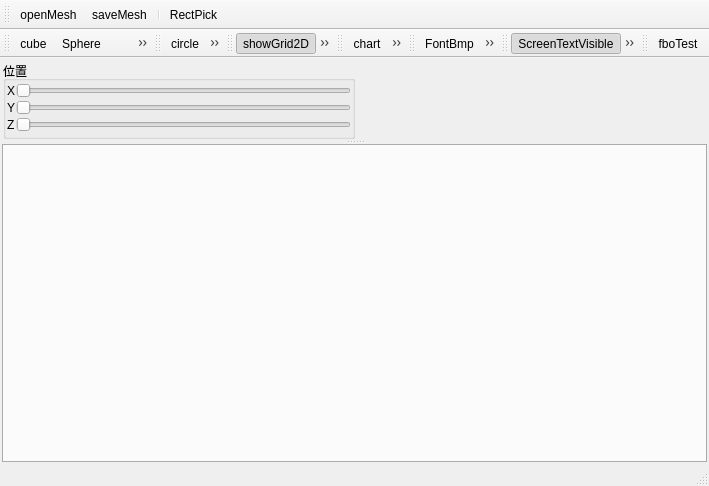
<?xml version="1.0" encoding="UTF-8"?>
<ui version="4.0">
 <class>MainWindow</class>
 <widget class="QMainWindow" name="MainWindow">
  <property name="geometry">
   <rect>
    <x>0</x>
    <y>0</y>
    <width>709</width>
    <height>486</height>
   </rect>
  </property>
  <property name="windowTitle">
   <string>EasyPlot</string>
  </property>
  <property name="windowIcon">
   <iconset resource="../qrc/easyPlotqrc.qrc">
    <normaloff>:/icon/opengl.svg</normaloff>:/icon/opengl.svg</iconset>
  </property>
  <widget class="QWidget" name="centralwidget">
   <layout class="QVBoxLayout" name="verticalLayout_3">
    <property name="spacing">
     <number>2</number>
    </property>
    <property name="leftMargin">
     <number>2</number>
    </property>
    <property name="topMargin">
     <number>2</number>
    </property>
    <property name="rightMargin">
     <number>2</number>
    </property>
    <property name="bottomMargin">
     <number>2</number>
    </property>
    <item>
     <widget class="QSplitter" name="splitter">
      <property name="orientation">
       <enum>Qt::Vertical</enum>
      </property>
      <widget class="QStackedWidget" name="stackedWidget">
       <property name="sizePolicy">
        <sizepolicy hsizetype="Preferred" vsizetype="Preferred">
         <horstretch>0</horstretch>
         <verstretch>0</verstretch>
        </sizepolicy>
       </property>
       <property name="minimumSize">
        <size>
         <width>0</width>
         <height>80</height>
        </size>
       </property>
       <property name="maximumSize">
        <size>
         <width>16777215</width>
         <height>60</height>
        </size>
       </property>
       <property name="currentIndex">
        <number>0</number>
       </property>
       <widget class="QWidget" name="page_3">
        <layout class="QHBoxLayout" name="horizontalLayout">
         <property name="spacing">
          <number>1</number>
         </property>
         <property name="leftMargin">
          <number>1</number>
         </property>
         <property name="topMargin">
          <number>1</number>
         </property>
         <property name="rightMargin">
          <number>1</number>
         </property>
         <property name="bottomMargin">
          <number>1</number>
         </property>
         <item>
          <widget class="QGroupBox" name="groupBox">
           <property name="title">
            <string>位置</string>
           </property>
           <layout class="QVBoxLayout" name="verticalLayout_4">
            <property name="spacing">
             <number>1</number>
            </property>
            <property name="leftMargin">
             <number>1</number>
            </property>
            <property name="topMargin">
             <number>1</number>
            </property>
            <property name="rightMargin">
             <number>1</number>
            </property>
            <property name="bottomMargin">
             <number>1</number>
            </property>
            <item>
             <layout class="QHBoxLayout" name="horizontalLayout_8">
              <item>
               <widget class="QLabel" name="label_3">
                <property name="text">
                 <string>X</string>
                </property>
               </widget>
              </item>
              <item>
               <widget class="QSlider" name="SliderX">
                <property name="orientation">
                 <enum>Qt::Horizontal</enum>
                </property>
               </widget>
              </item>
             </layout>
            </item>
            <item>
             <layout class="QHBoxLayout" name="horizontalLayout_7">
              <item>
               <widget class="QLabel" name="label_2">
                <property name="text">
                 <string>Y</string>
                </property>
               </widget>
              </item>
              <item>
               <widget class="QSlider" name="SliderY">
                <property name="orientation">
                 <enum>Qt::Horizontal</enum>
                </property>
               </widget>
              </item>
             </layout>
            </item>
            <item>
             <layout class="QHBoxLayout" name="horizontalLayout_6">
              <item>
               <widget class="QLabel" name="label">
                <property name="text">
                 <string>Z</string>
                </property>
               </widget>
              </item>
              <item>
               <widget class="QSlider" name="SliderZ">
                <property name="orientation">
                 <enum>Qt::Horizontal</enum>
                </property>
               </widget>
              </item>
             </layout>
            </item>
           </layout>
          </widget>
         </item>
         <item>
          <spacer name="horizontalSpacer">
           <property name="orientation">
            <enum>Qt::Horizontal</enum>
           </property>
           <property name="sizeHint" stdset="0">
            <size>
             <width>40</width>
             <height>20</height>
            </size>
           </property>
          </spacer>
         </item>
        </layout>
       </widget>
       <widget class="QWidget" name="page_4"/>
      </widget>
      <widget class="QTabWidget" name="tabWidget">
       <property name="layoutDirection">
        <enum>Qt::LeftToRight</enum>
       </property>
       <property name="tabPosition">
        <enum>QTabWidget::South</enum>
       </property>
       <property name="tabShape">
        <enum>QTabWidget::Rounded</enum>
       </property>
       <property name="currentIndex">
        <number>0</number>
       </property>
       <property name="elideMode">
        <enum>Qt::ElideLeft</enum>
       </property>
       <property name="tabBarAutoHide">
        <bool>true</bool>
       </property>
       <widget class="QWidget" name="tab_easyPlot">
        <attribute name="title">
         <string>easyPlot</string>
        </attribute>
        <layout class="QHBoxLayout" name="horizontalLayout_5">
         <property name="spacing">
          <number>1</number>
         </property>
         <property name="leftMargin">
          <number>1</number>
         </property>
         <property name="topMargin">
          <number>1</number>
         </property>
         <property name="rightMargin">
          <number>1</number>
         </property>
         <property name="bottomMargin">
          <number>1</number>
         </property>
        </layout>
       </widget>
      </widget>
     </widget>
    </item>
   </layout>
  </widget>
  <widget class="QMenuBar" name="menubar">
   <property name="geometry">
    <rect>
     <x>0</x>
     <y>0</y>
     <width>709</width>
     <height>23</height>
    </rect>
   </property>
  </widget>
  <widget class="QStatusBar" name="statusbar"/>
  <widget class="QToolBar" name="toolBar">
   <property name="windowTitle">
    <string>toolBar</string>
   </property>
   <attribute name="toolBarArea">
    <enum>TopToolBarArea</enum>
   </attribute>
   <attribute name="toolBarBreak">
    <bool>false</bool>
   </attribute>
   <addaction name="ActOpenMesh"/>
   <addaction name="ActsaveMesh"/>
   <addaction name="separator"/>
   <addaction name="ActRectPick"/>
  </widget>
  <widget class="QToolBar" name="toolBar_2">
   <property name="windowTitle">
    <string>toolBar_2</string>
   </property>
   <attribute name="toolBarArea">
    <enum>TopToolBarArea</enum>
   </attribute>
   <attribute name="toolBarBreak">
    <bool>true</bool>
   </attribute>
   <addaction name="ActCube"/>
   <addaction name="ActSphere"/>
   <addaction name="ActCone"/>
   <addaction name="Actcylinder"/>
  </widget>
  <widget class="QToolBar" name="toolBar_3">
   <property name="windowTitle">
    <string>toolBar_3</string>
   </property>
   <attribute name="toolBarArea">
    <enum>TopToolBarArea</enum>
   </attribute>
   <attribute name="toolBarBreak">
    <bool>false</bool>
   </attribute>
   <addaction name="ActCircle"/>
   <addaction name="ActLine"/>
   <addaction name="Acttraiangle"/>
   <addaction name="ActText"/>
  </widget>
  <widget class="QToolBar" name="toolBar_4">
   <property name="windowTitle">
    <string>toolBar_4</string>
   </property>
   <attribute name="toolBarArea">
    <enum>TopToolBarArea</enum>
   </attribute>
   <attribute name="toolBarBreak">
    <bool>false</bool>
   </attribute>
   <addaction name="ActshowGrid"/>
   <addaction name="ActshowGrid3d"/>
   <addaction name="ActShowAxis"/>
   <addaction name="Actaxis2d"/>
  </widget>
  <widget class="QToolBar" name="toolBar_5">
   <property name="windowTitle">
    <string>toolBar_5</string>
   </property>
   <attribute name="toolBarArea">
    <enum>TopToolBarArea</enum>
   </attribute>
   <attribute name="toolBarBreak">
    <bool>false</bool>
   </attribute>
   <addaction name="Actchart"/>
   <addaction name="Actcurve"/>
   <addaction name="ActBar"/>
  </widget>
  <widget class="QToolBar" name="toolBar_6">
   <property name="windowTitle">
    <string>toolBar_6</string>
   </property>
   <attribute name="toolBarArea">
    <enum>TopToolBarArea</enum>
   </attribute>
   <attribute name="toolBarBreak">
    <bool>false</bool>
   </attribute>
   <addaction name="ActFontBmp"/>
   <addaction name="ActFontSdf"/>
  </widget>
  <widget class="QToolBar" name="toolBar_7">
   <property name="windowTitle">
    <string>toolBar_7</string>
   </property>
   <attribute name="toolBarArea">
    <enum>TopToolBarArea</enum>
   </attribute>
   <attribute name="toolBarBreak">
    <bool>false</bool>
   </attribute>
   <addaction name="ActScreenTipVisible"/>
   <addaction name="ActScreenShot"/>
  </widget>
  <widget class="QToolBar" name="toolBar_8">
   <property name="windowTitle">
    <string>toolBar_8</string>
   </property>
   <attribute name="toolBarArea">
    <enum>TopToolBarArea</enum>
   </attribute>
   <attribute name="toolBarBreak">
    <bool>false</bool>
   </attribute>
   <addaction name="ActfboTest"/>
  </widget>
  <action name="ActCube">
   <property name="icon">
    <iconset resource="../qrc/easyPlotqrc.qrc">
     <normaloff>:/icon/cube.svg</normaloff>:/icon/cube.svg</iconset>
   </property>
   <property name="text">
    <string>cube</string>
   </property>
  </action>
  <action name="ActSphere">
   <property name="icon">
    <iconset resource="../qrc/easyPlotqrc.qrc">
     <normaloff>:/icon/sphere.svg</normaloff>:/icon/sphere.svg</iconset>
   </property>
   <property name="text">
    <string>Sphere</string>
   </property>
  </action>
  <action name="ActCone">
   <property name="icon">
    <iconset resource="../qrc/easyPlotqrc.qrc">
     <normaloff>:/icon/cone.svg</normaloff>:/icon/cone.svg</iconset>
   </property>
   <property name="text">
    <string>Cone</string>
   </property>
  </action>
  <action name="ActsaveMesh">
   <property name="icon">
    <iconset resource="../qrc/easyPlotqrc.qrc">
     <normaloff>:/icon/saveModel.svg</normaloff>:/icon/saveModel.svg</iconset>
   </property>
   <property name="text">
    <string>saveMesh</string>
   </property>
  </action>
  <action name="ActOpenMesh">
   <property name="icon">
    <iconset resource="../qrc/easyPlotqrc.qrc">
     <normaloff>:/icon/model.svg</normaloff>:/icon/model.svg</iconset>
   </property>
   <property name="text">
    <string>openMesh</string>
   </property>
  </action>
  <action name="ActCornerRect">
   <property name="checkable">
    <bool>true</bool>
   </property>
   <property name="checked">
    <bool>false</bool>
   </property>
   <property name="icon">
    <iconset resource="../qrc/easyPlotqrc.qrc">
     <normaloff>:/icon/cornerRect.svg</normaloff>:/icon/cornerRect.svg</iconset>
   </property>
   <property name="text">
    <string>rect</string>
   </property>
   <property name="toolTip">
    <string>diagonalRect</string>
   </property>
  </action>
  <action name="ActRectPick">
   <property name="checkable">
    <bool>true</bool>
   </property>
   <property name="icon">
    <iconset resource="../qrc/easyPlotqrc.qrc">
     <normaloff>:/icon/rectSelect.svg</normaloff>:/icon/rectSelect.svg</iconset>
   </property>
   <property name="text">
    <string>RectPick</string>
   </property>
  </action>
  <action name="ActCircle">
   <property name="checkable">
    <bool>true</bool>
   </property>
   <property name="icon">
    <iconset resource="../qrc/easyPlotqrc.qrc">
     <normaloff>:/icon/circle.svg</normaloff>:/icon/circle.svg</iconset>
   </property>
   <property name="text">
    <string>circle</string>
   </property>
  </action>
  <action name="ActLine">
   <property name="checkable">
    <bool>true</bool>
   </property>
   <property name="icon">
    <iconset resource="../qrc/easyPlotqrc.qrc">
     <normaloff>:/icon/line.svg</normaloff>:/icon/line.svg</iconset>
   </property>
   <property name="text">
    <string>line</string>
   </property>
  </action>
  <action name="Acttraiangle">
   <property name="checkable">
    <bool>true</bool>
   </property>
   <property name="icon">
    <iconset resource="../qrc/easyPlotqrc.qrc">
     <normaloff>:/icon/triangle.svg</normaloff>:/icon/triangle.svg</iconset>
   </property>
   <property name="text">
    <string>traiangle</string>
   </property>
  </action>
  <action name="Actcylinder">
   <property name="icon">
    <iconset resource="../qrc/easyPlotqrc.qrc">
     <normaloff>:/icon/cylinder2.svg</normaloff>:/icon/cylinder2.svg</iconset>
   </property>
   <property name="text">
    <string>cylinder</string>
   </property>
  </action>
  <action name="ActCenterRect">
   <property name="checkable">
    <bool>true</bool>
   </property>
   <property name="icon">
    <iconset resource="../qrc/easyPlotqrc.qrc">
     <normaloff>:/icon/rect.svg</normaloff>:/icon/rect.svg</iconset>
   </property>
   <property name="text">
    <string>CenterRect</string>
   </property>
  </action>
  <action name="Act2DFit">
   <property name="icon">
    <iconset resource="../qrc/easyPlotqrc.qrc">
     <normaloff>:/icon/fitView.svg</normaloff>:/icon/fitView.svg</iconset>
   </property>
   <property name="text">
    <string>2DFit</string>
   </property>
  </action>
  <action name="Act3DFit">
   <property name="icon">
    <iconset resource="../qrc/easyPlotqrc.qrc">
     <normaloff>:/icon/fit_view.svg</normaloff>:/icon/fit_view.svg</iconset>
   </property>
   <property name="text">
    <string>3DFit</string>
   </property>
  </action>
  <action name="ActshowGrid">
   <property name="checkable">
    <bool>true</bool>
   </property>
   <property name="checked">
    <bool>true</bool>
   </property>
   <property name="icon">
    <iconset resource="../qrc/easyPlotqrc.qrc">
     <normaloff>:/icon/showGrid.svg</normaloff>
     <normalon>:/icon/hideGrid.svg</normalon>:/icon/showGrid.svg</iconset>
   </property>
   <property name="text">
    <string>showGrid2D</string>
   </property>
  </action>
  <action name="ActshowGrid3d">
   <property name="checkable">
    <bool>true</bool>
   </property>
   <property name="checked">
    <bool>false</bool>
   </property>
   <property name="icon">
    <iconset resource="../qrc/easyPlotqrc.qrc">
     <normaloff>:/icon/showGrid.svg</normaloff>
     <normalon>:/icon/hideGrid.svg</normalon>:/icon/showGrid.svg</iconset>
   </property>
   <property name="text">
    <string>showGrid3D</string>
   </property>
   <property name="toolTip">
    <string>showGrid3D</string>
   </property>
  </action>
  <action name="ActShowAxis">
   <property name="checkable">
    <bool>true</bool>
   </property>
   <property name="icon">
    <iconset resource="../qrc/easyPlotqrc.qrc">
     <normaloff>:/icon/axis3d.svg</normaloff>:/icon/axis3d.svg</iconset>
   </property>
   <property name="text">
    <string>ShowAxis</string>
   </property>
   <property name="toolTip">
    <string>ShowAxis</string>
   </property>
  </action>
  <action name="Actcurve">
   <property name="icon">
    <iconset resource="../qrc/easyPlotqrc.qrc">
     <normaloff>:/icon/curve.svg</normaloff>:/icon/curve.svg</iconset>
   </property>
   <property name="text">
    <string>curve</string>
   </property>
  </action>
  <action name="Actchart">
   <property name="icon">
    <iconset resource="../qrc/easyPlotqrc.qrc">
     <normaloff>:/icon/chart.svg</normaloff>:/icon/chart.svg</iconset>
   </property>
   <property name="text">
    <string>chart</string>
   </property>
  </action>
  <action name="ActBar">
   <property name="icon">
    <iconset resource="../qrc/easyPlotqrc.qrc">
     <normaloff>:/icon/bar.svg</normaloff>:/icon/bar.svg</iconset>
   </property>
   <property name="text">
    <string>bar</string>
   </property>
  </action>
  <action name="ActFontBmp">
   <property name="icon">
    <iconset resource="../qrc/easyPlotqrc.qrc">
     <normaloff>:/icon/font.svg</normaloff>:/icon/font.svg</iconset>
   </property>
   <property name="text">
    <string>FontBmp</string>
   </property>
   <property name="toolTip">
    <string>FontBmp</string>
   </property>
  </action>
  <action name="ActFontSdf">
   <property name="icon">
    <iconset resource="../qrc/easyPlotqrc.qrc">
     <normaloff>:/icon/sdf.svg</normaloff>:/icon/sdf.svg</iconset>
   </property>
   <property name="text">
    <string>FontSdf</string>
   </property>
   <property name="toolTip">
    <string>FontSdf</string>
   </property>
  </action>
  <action name="ActText">
   <property name="icon">
    <iconset resource="../qrc/easyPlotqrc.qrc">
     <normaloff>:/icon/text.svg</normaloff>:/icon/text.svg</iconset>
   </property>
   <property name="text">
    <string>text</string>
   </property>
  </action>
  <action name="ActScreenTipVisible">
   <property name="checkable">
    <bool>true</bool>
   </property>
   <property name="checked">
    <bool>true</bool>
   </property>
   <property name="icon">
    <iconset resource="../qrc/easyPlotqrc.qrc">
     <normaloff>:/icon/visible.svg</normaloff>
     <normalon>:/icon/invisible.svg</normalon>:/icon/visible.svg</iconset>
   </property>
   <property name="text">
    <string>ScreenTextVisible</string>
   </property>
  </action>
  <action name="ActScreenShot">
   <property name="icon">
    <iconset resource="../qrc/easyPlotqrc.qrc">
     <normaloff>:/icon/screen_shot.svg</normaloff>:/icon/screen_shot.svg</iconset>
   </property>
   <property name="text">
    <string>screenshot</string>
   </property>
  </action>
  <action name="Actaxis2d">
   <property name="icon">
    <iconset resource="../qrc/easyPlotqrc.qrc">
     <normaloff>:/icon/axis2d.svg</normaloff>:/icon/axis2d.svg</iconset>
   </property>
   <property name="text">
    <string>axis2d</string>
   </property>
  </action>
  <action name="ActfboTest">
   <property name="icon">
    <iconset resource="../qrc/easyPlotqrc.qrc">
     <normaloff>:/icon/test.svg</normaloff>:/icon/test.svg</iconset>
   </property>
   <property name="text">
    <string>fboTest</string>
   </property>
  </action>
 </widget>
 <resources>
  <include location="../qrc/easyPlotqrc.qrc"/>
 </resources>
 <connections/>
</ui>
